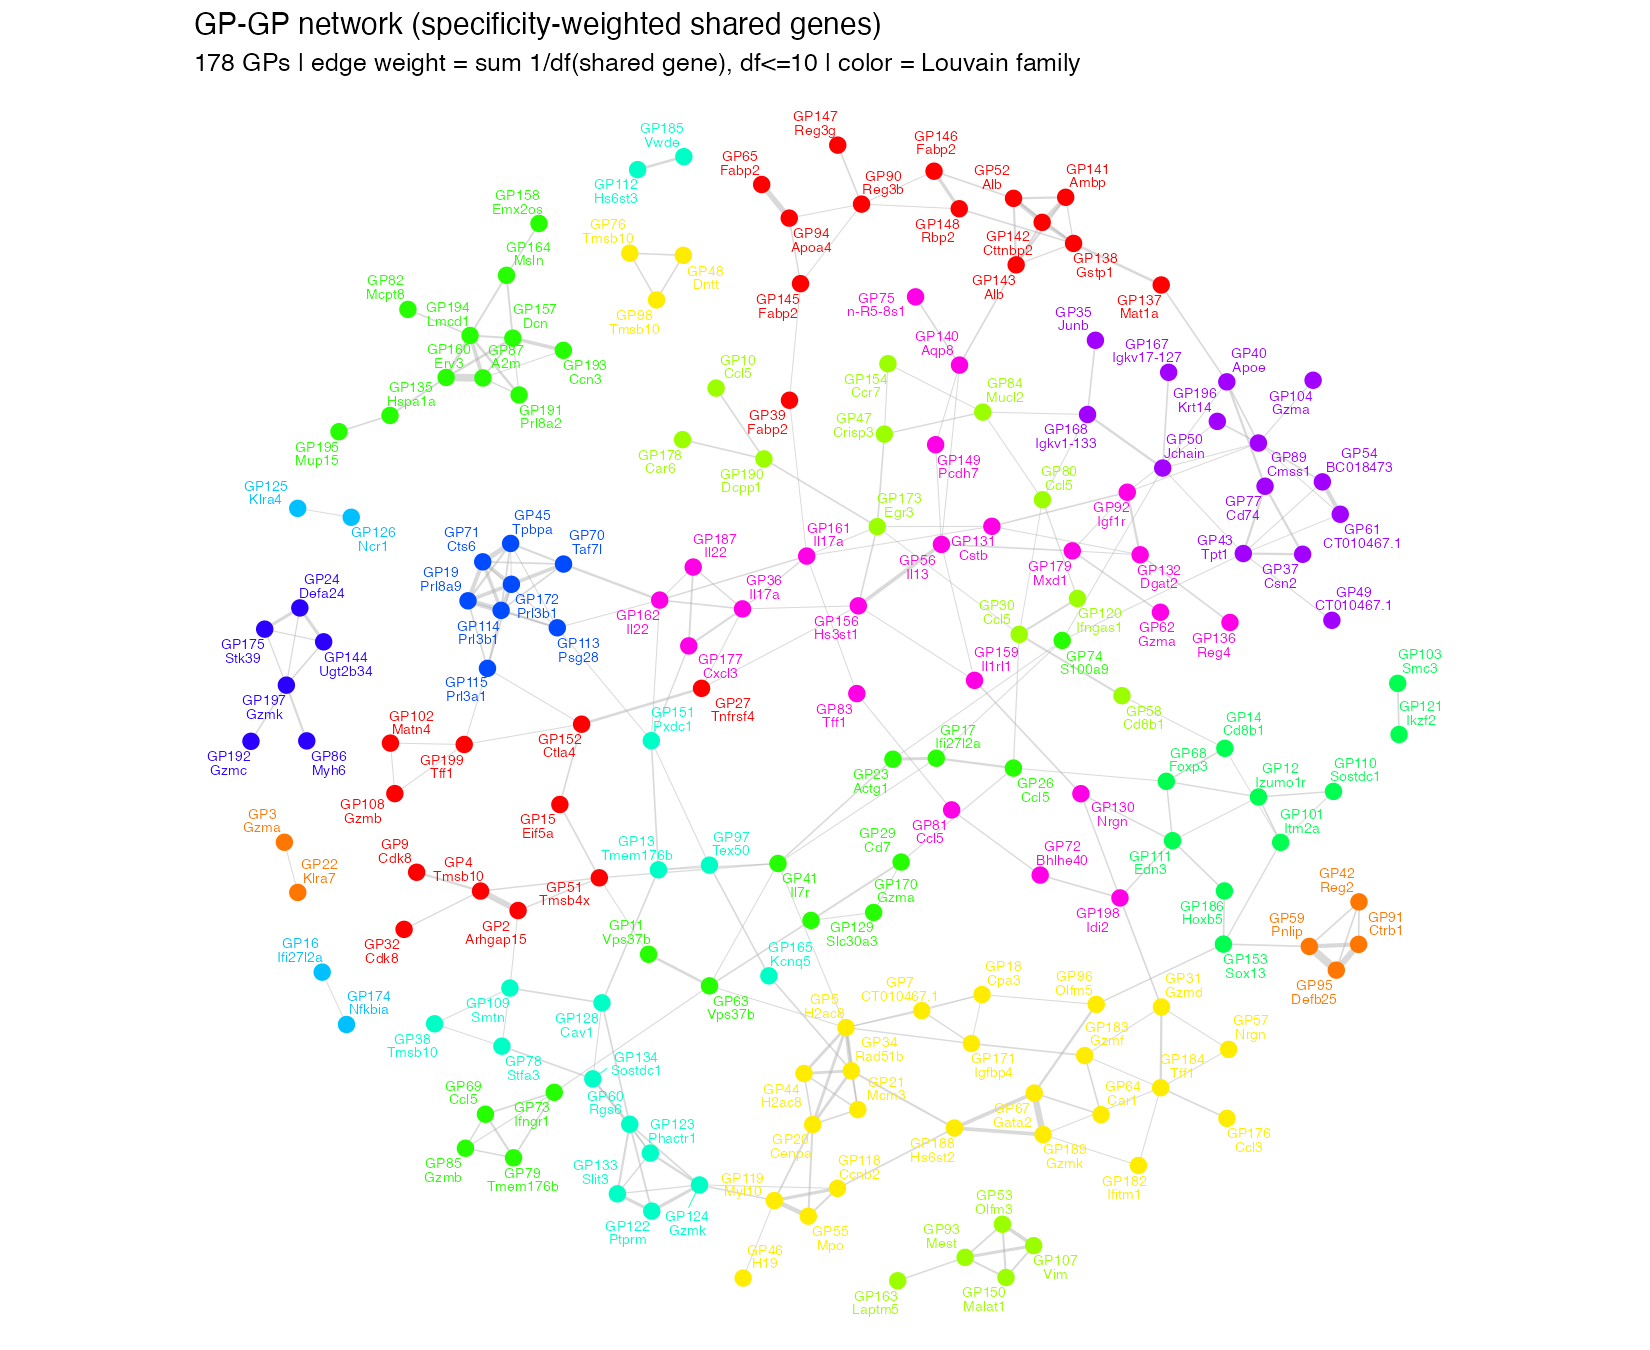

Source code (R):
## GP-GP network v2: edges weighted by SHARED-GENE SPECIFICITY (TF-IDF style).
##
## v1 (gp_network.R) glued all immune GPs into one central blob because broadly-
## expressed genes (Tmsb4x/Tmsb10, Ccl5, Gzma/Gzmb, ribosomal) sit in dozens of
## GP top-sets and link everything. Here a shared gene contributes 1/df(gene),
## where df = # of GP top-sets containing it, and ultra-promiscuous genes
## (df > df_max) are dropped entirely. Rare shared genes (a marker in just 2-3
## GPs) dominate the weight, so specific families resolve.
##
## Run from repo root:
##   Rscript experiments/gene_correlation_network/gp_network_specific.R [df_max] [min_w]

suppressPackageStartupMessages({ library(igraph); library(ggplot2); library(ggrepel) })
data_path <- "data/"; out_dir <- "experiments/gene_correlation_network/"
args <- commandArgs(trailingOnly = TRUE)
df_max <- if (length(args) >= 1) as.integer(args[1]) else 10
min_w  <- if (length(args) >= 2) as.numeric(args[2]) else 0.3
set.seed(1)

F_pm <- readRDS(paste0(data_path, "F_pm_filtered.rds"))
colnames(F_pm) <- paste0("GP", seq_len(ncol(F_pm)))
F_pm <- sweep(F_pm, 2, apply(abs(F_pm), 2, max), "/")
nGP <- ncol(F_pm)

sets <- lapply(seq_len(nGP), function(j) {
  v  <- F_pm[, j]
  up <- names(sort(v, decreasing = TRUE))[1:5]; up <- up[v[up] >=  0.1]
  dn <- names(sort(v))[1:5];                    dn <- dn[v[dn] <= -0.1]
  unique(c(up, dn))
})
names(sets) <- paste0("GP", seq_len(nGP))
top_gene <- sapply(seq_len(nGP), function(j) names(which.max(F_pm[, j])))

# document frequency of each top-gene across GP sets
df_gene <- table(unlist(sets))
cat("most promiscuous shared genes (df):\n"); print(head(sort(df_gene, decreasing = TRUE), 12))
drop <- names(df_gene)[df_gene > df_max]
cat("dropping", length(drop), "genes with df >", df_max, "as glue\n")
w_gene <- 1 / as.numeric(df_gene); names(w_gene) <- names(df_gene)

# specificity-weighted GP-GP edges
ed <- data.frame(from = character(), to = character(), w = numeric())
for (i in 1:(nGP - 1)) for (j in (i + 1):nGP) {
  sh <- setdiff(intersect(sets[[i]], sets[[j]]), drop)
  if (!length(sh)) next
  w <- sum(w_gene[sh])
  if (w >= min_w) ed <- rbind(ed, data.frame(
    from = paste0("GP", i), to = paste0("GP", j), w = w))
}
cat("edges (specificity weight >=", min_w, "):", nrow(ed), "\n")

g <- graph_from_data_frame(ed, directed = FALSE,
       vertices = data.frame(name = paste0("GP", seq_len(nGP)), top = top_gene))
g <- delete_vertices(g, degree(g) == 0)
cat("graph:", vcount(g), "GP nodes,", ecount(g), "edges | components:",
    components(g)$no, "| largest:", max(components(g)$csize), "\n")

cl <- cluster_louvain(g, weights = E(g)$w); memb <- membership(cl)
cat("Louvain:", length(cl), "families | modularity:", round(modularity(cl), 3), "\n")

cat("\n== GP families (specificity-weighted) ==\n")
for (c in sort(unique(memb))) {
  gps <- names(memb)[memb == c]
  gtab <- sort(table(unlist(lapply(sets[gps], setdiff, drop))), decreasing = TRUE)
  cat(sprintf("family %d (%d GPs): %s\n   hallmark genes: %s\n", c, length(gps),
              paste(gps, collapse = ", "), paste(names(head(gtab, 12)), collapse = ", ")))
}
foxp3_gp <- paste0("GP", which.max(F_pm["Foxp3", ]))
if (foxp3_gp %in% names(memb)) {
  fam <- names(memb)[memb == memb[foxp3_gp]]
  cat("\nFoxp3 GP =", foxp3_gp, "| family:", paste(fam, collapse = ", "), "\n")
  cat("  neighbors:", paste(names(neighbors(g, foxp3_gp)), collapse = ", "), "\n")
}

lay <- layout_with_fr(g, weights = E(g)$w, niter = 3000)
df <- data.frame(x = lay[, 1], y = lay[, 2], gp = V(g)$name,
                 comm = factor(memb[V(g)$name]), top = V(g)$top)
el <- as_edgelist(g, names = TRUE)
edf <- data.frame(x = df$x[match(el[, 1], df$gp)], y = df$y[match(el[, 1], df$gp)],
                  xend = df$x[match(el[, 2], df$gp)], yend = df$y[match(el[, 2], df$gp)],
                  w = E(g)$w)
pal <- rep(grDevices::rainbow(12, end = 0.85), 10)[seq_along(levels(df$comm))]
p <- ggplot() +
  geom_segment(data = edf, aes(x, y, xend = xend, yend = yend, linewidth = w),
               color = "grey70", alpha = 0.5) +
  geom_point(data = df, aes(x, y, color = comm), size = 3.2) +
  geom_text_repel(data = df, aes(x, y, label = paste0(gp, "\n", top), color = comm),
                  size = 2.4, lineheight = 0.8, max.overlaps = 50,
                  segment.size = 0.2, show.legend = FALSE) +
  scale_color_manual(values = pal, guide = "none") +
  scale_linewidth(range = c(0.2, 1.8), guide = "none") +
  coord_equal() + theme_minimal(base_size = 12) +
  theme(panel.grid = element_blank(), axis.ticks = element_blank(), axis.text = element_blank()) +
  labs(title = "GP-GP network (specificity-weighted shared genes)",
       subtitle = paste0(vcount(g), " GPs | edge weight = sum 1/df(shared gene), df<=",
         df_max, " | color = Louvain family"), x = NULL, y = NULL)
ggsave(paste0(out_dir, "gp_network_specific.png"), p, width = 11, height = 9, dpi = 150)
ggsave(paste0(out_dir, "gp_network_specific.pdf"), p, width = 11, height = 9)
saveRDS(list(graph = g, membership = memb, layout = df),
        paste0(out_dir, "gp_network_specific.rds"))
cat("\nsaved gp_network_specific.{png,pdf}\n")
